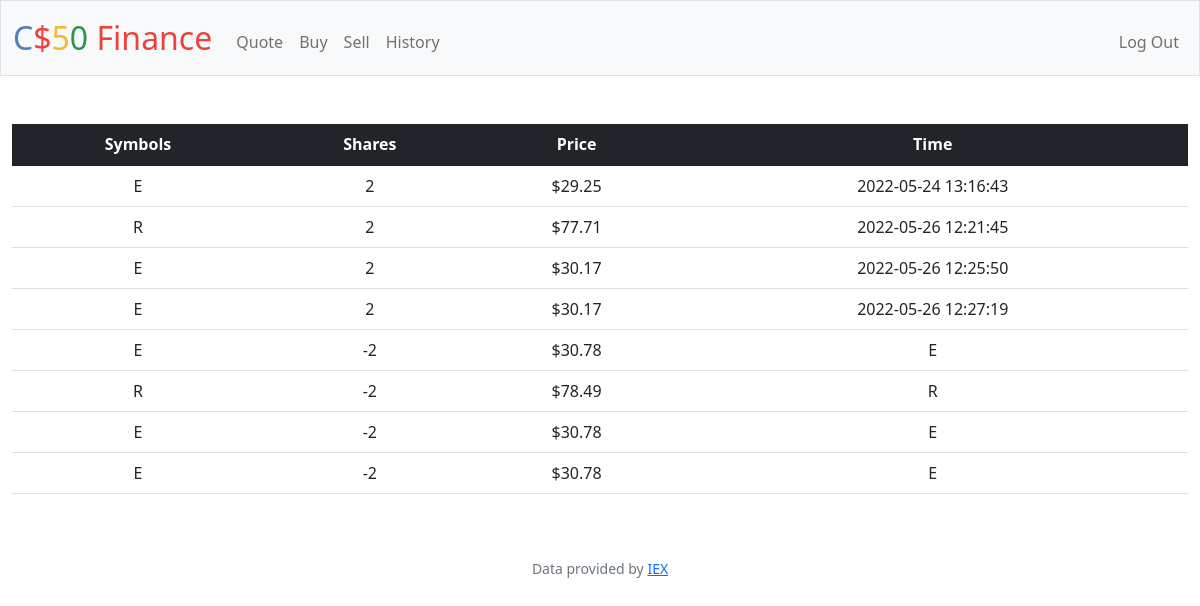
Screenshot of /history (signed in) with the database file from the repository.
### tables this page shows
CREATE TABLE 'transactions' ('id' INTEGER PRIMARY KEY AUTOINCREMENT NOT NULL, 'user_id' INTEGER, 'symbol' TEXT, 'shares' INTEGER, 'price' REAL, 'date' DATETIME, 'TOTAL' INTEGER);

### app.py (the view)
@app.route("/history")
@login_required
def history():
    user_id = session["user_id"]
    transactions = db.execute("SELECT symbol, price, shares, date FROM transactions WHERE user_id = ?", user_id)
    return render_template("history.html", transactions = transactions, usd=usd)

### app.py (called while the page is built)
@app.after_request
def after_request(response):
    response.headers["Cache-Control"] = "no-cache, no-store, must-revalidate"
    response.headers["Expires"] = 0
    response.headers["Pragma"] = "no-cache"
    return response

### helpers.py (called while the page is built)
def login_required(f):
    @wraps(f)
    def decorated_function(*args, **kwargs):
        if session.get("user_id") is None:
            return redirect("/login")
        return f(*args, **kwargs)
    return decorated_function

def usd(value):
    return f"${value:,.2f}"

### templates/history.html (shortened to what this page needs)
{% extends "layout.html" %}
{% block main %}
    <table class="table">
        <thead class="table-dark">
            <th>Symbols</th>
            <th>Shares</th>
            <th>Price</th>
            <th>Time</th>
        </thead>
        <tbody>
            {% for database in transactions %}
                <tr>
                    <td>{{ database["symbol"] }}</td>
                    <td>{{ database["shares"] }}</td>
                    <td>{{ usd(database["price"]) }}</td>
                    <td>{{ database["date"] }}</td>
                </tr>
            {% endfor %}
        </tbody>
    </table>
{% endblock %}

### templates/layout.html (shortened to what this page needs)
<!DOCTYPE html>
<html lang="en">
    <head>
        <link href="https://cdn.jsdelivr.net/npm/bootstrap@5.1.3/dist/css/bootstrap.min.css" rel="stylesheet">
        <link href="/static/styles.css" rel="stylesheet">
        <link href="https://cdn.jsdelivr.net/npm/bootstrap@5.2.0-beta1/dist/css/bootstrap.min.css" rel="stylesheet">
    </head>
    <body>
        <nav class="bg-light border navbar navbar-expand-md navbar-light">
            <div class="container-fluid">
                <a class="navbar-brand" href="/"><span class="blue">C</span><span class="red">$</span><span class="yellow">5</span><span class="green">0</span> <span class="red">Finance</span></a>
                <div class="collapse navbar-collapse" id="navbar">
                    {% if session["user_id"] %}
                        <ul class="navbar-nav me-auto mt-2">
                            <li class="nav-item"><a class="nav-link" href="/quote">Quote</a></li>
                            <li class="nav-item"><a class="nav-link" href="/buy">Buy</a></li>
                            <li class="nav-item"><a class="nav-link" href="/sell">Sell</a></li>
                            <li class="nav-item"><a class="nav-link" href="/history">History</a></li>
                        </ul>
                        <ul class="navbar-nav ms-auto mt-2">
                            <li class="nav-item"><a class="nav-link" href="/logout">Log Out</a></li>
                        </ul>
                    {% else %}
                        <ul class="navbar-nav ms-auto mt-2">
                            <li class="nav-item"><a class="nav-link" href="/register">Register</a></li>
                            <li class="nav-item"><a class="nav-link" href="/login">Log In</a></li>
                        </ul>
                    {% endif %}
                </div>
            </div>
        </nav>
        <main class="container-fluid py-5 text-center">
            {% block main %}{% endblock %}
        </main>
        <footer class="mb-5 small text-center text-muted">
            Data provided by <a href="https://iexcloud.io/">IEX</a>
        </footer>
    </body>
</html>

### static/styles.css (style rules this page uses)
nav .navbar-brand { font-size: xx-large; }
nav .navbar-brand .blue { color: #537fbe; }
nav .navbar-brand .red { color: #ea433b; }
nav .navbar-brand .yellow { color: #f5b82e; }
nav .navbar-brand .green { color: #2e944b; }

### rows the page displays
transactions: symbol "E", shares "2", price "$29.25", date "2022-05-24 13:16:43"
transactions: symbol "R", shares "2", price "$77.71", date "2022-05-26 12:21:45"
transactions: symbol "E", shares "2", price "$30.17", date "2022-05-26 12:25:50"
transactions: symbol "E", shares "2", price "$30.17", date "2022-05-26 12:27:19"
transactions: symbol "E", shares "-2", price "$30.78", date "E"
transactions: symbol "R", shares "-2", price "$78.49", date "R"
transactions: symbol "E", shares "-2", price "$30.78", date "E"
transactions: symbol "E", shares "-2", price "$30.78", date "E"
